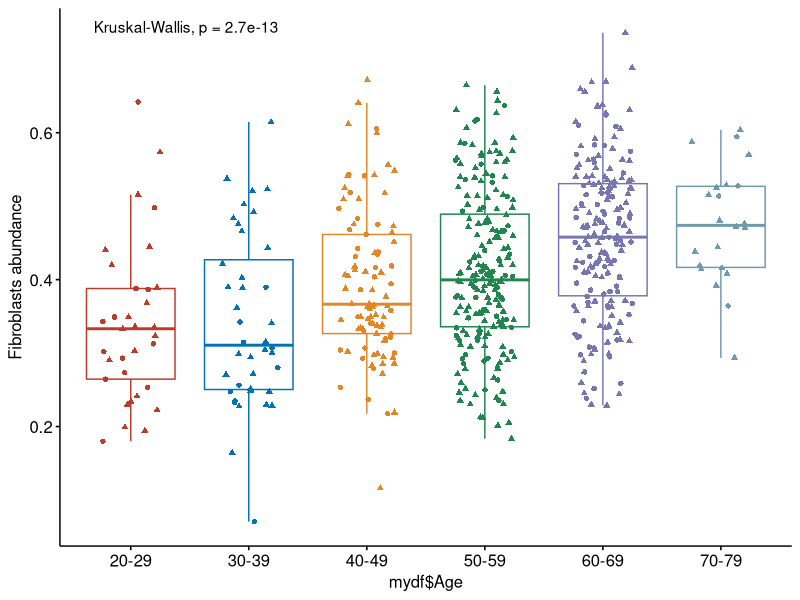
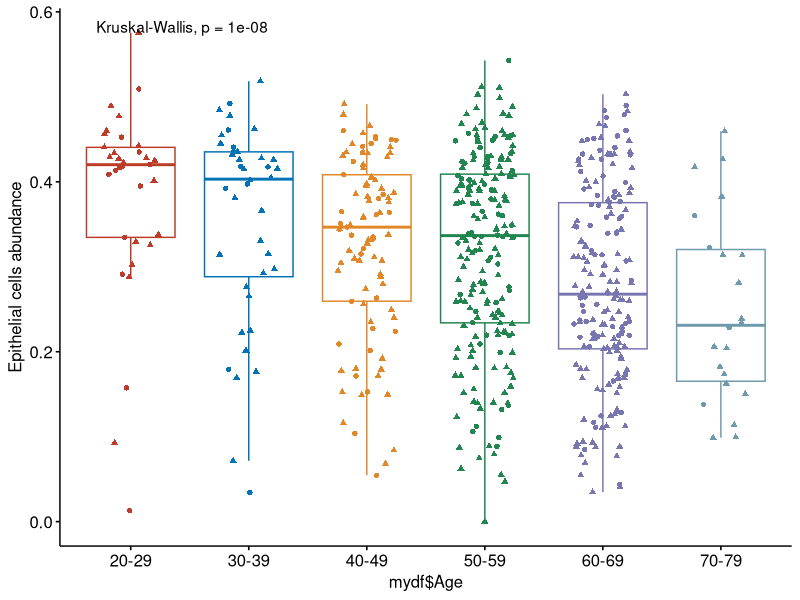
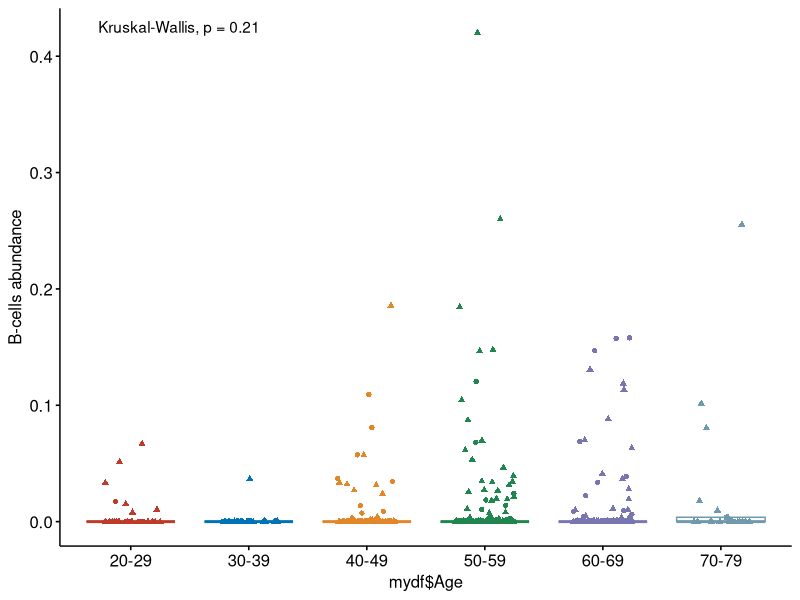
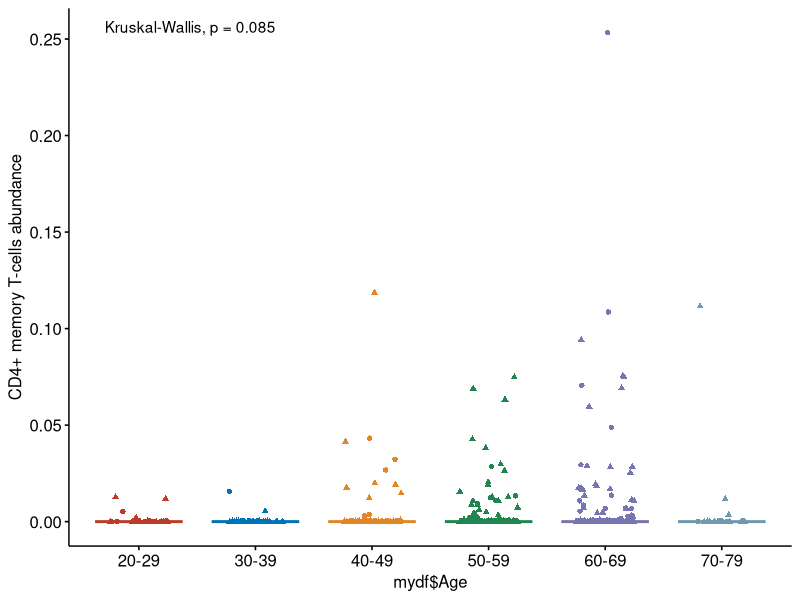
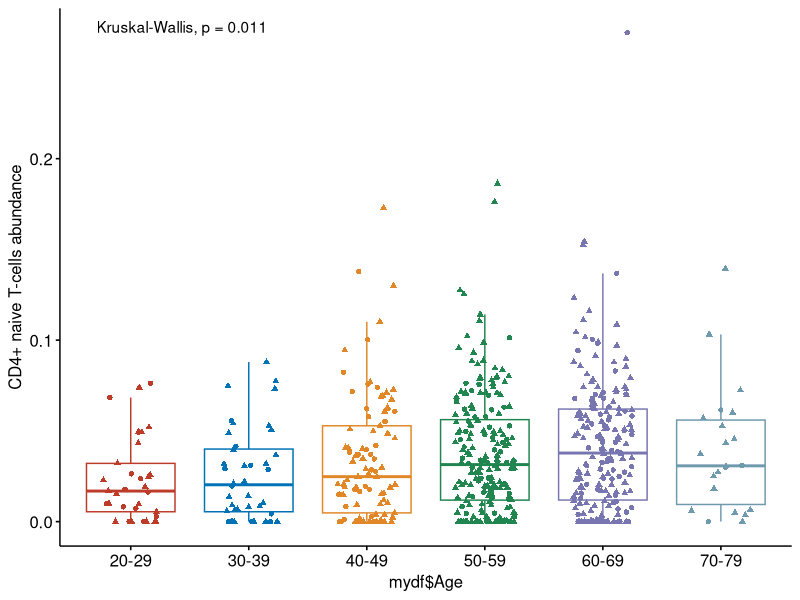
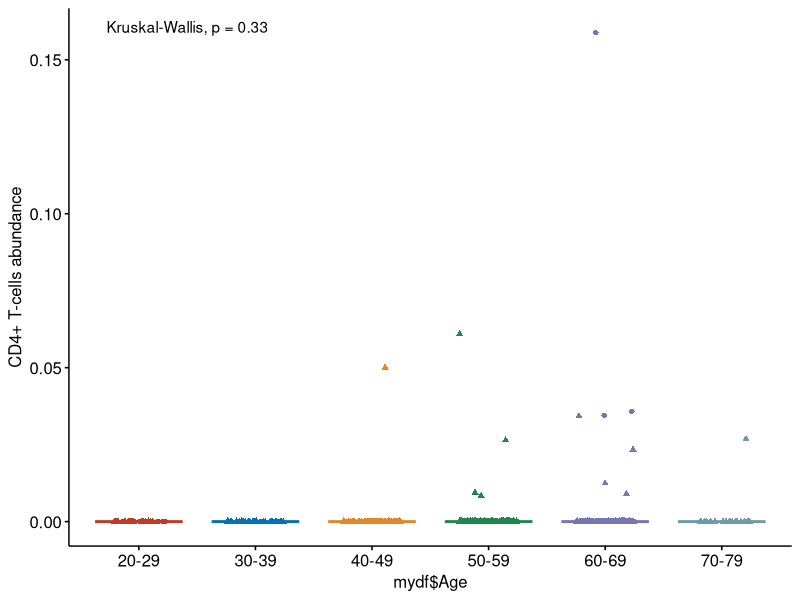
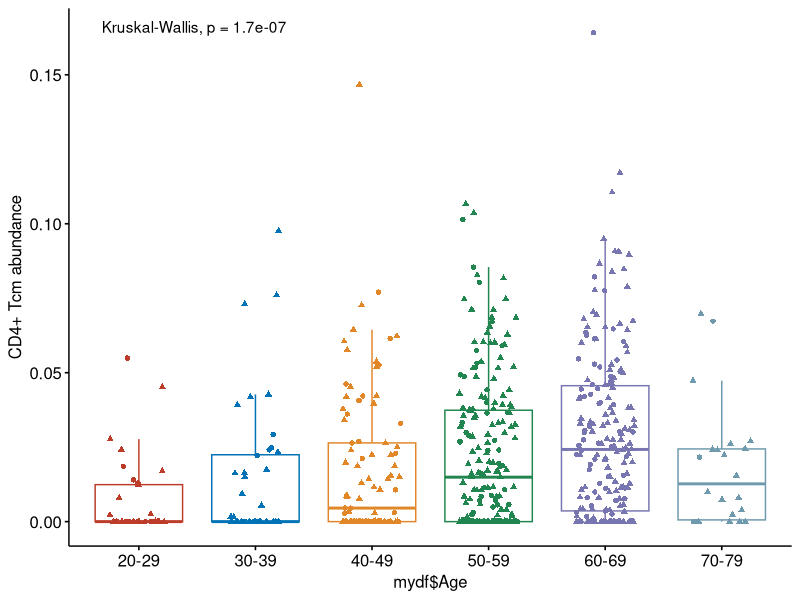
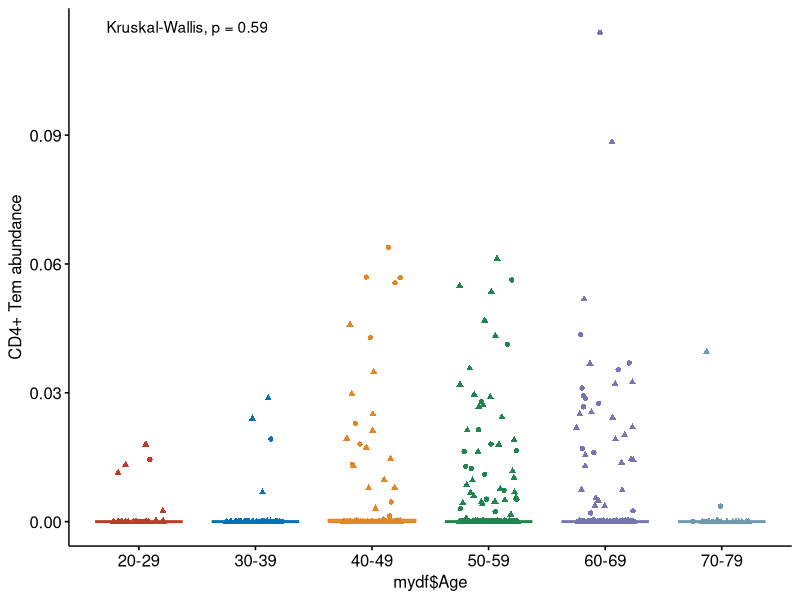

R code for these plots, in order:
#!/usr/bin/Rscript
setwd("C:/CRISPR/COVID19")
#runs two-way anova over each row of the xCell results table
info<-read.table("sample-info.filterTissue.rn.txt",sep="\t",header=TRUE,row.names=1)
data<-read.table("xCell-results.filterTissue.txt",sep="\t",header=TRUE,row.names=1)
infof<-info[rownames(info)%in%colnames(data),]
all(rownames(infof)==colnames(data))

myTissue<-"Lung"
infof2<-infof[infof$simpleTissue == myTissue,]
dataf<-data[,colnames(data)%in%rownames(infof2)]
all(rownames(infof2)==colnames(dataf))
table(cbind(infof2[4:5]))

###specific boxplots
library(ggpubr)
library(tidyr)
library(RColorBrewer)
library(ggsci)

celltypes<-c("Fibroblasts","Epithelial cells","B-cells","CD4+ memory T-cells","CD4+ naive T-cells","CD4+ T-cells","CD4+ Tcm","CD4+ Tem","CD8+ naive T-cells","CD8+ T-cells", "CD8+ Tcm","CD8+ Tem","aDC","cDC","DC","iDC","pDC","Class-switched memory B-cells","CLP","CMP","ly Endothelial cells","Endothelial cells","Macrophages M1","Macrophages M2","Macrophages","Memory B-cells","naive B-cells","Neurons","NK cells","NKT","Plasma cells","Tgd cells","Th1 cells","Th2 cells","Tregs")

for (mycell in celltypes){
    myCell<-mycell
    mydata<-as.numeric(dataf[rownames(dataf)==myCell,])
    mydf<-cbind(infof2[4:5],mydata)
    mydf$combined<-unite(mydf[1:2],col="combined",Age,Gender,sep="_",remove=TRUE)[,1]
    mydf$combined<-as.factor(mydf$combined)
    mydf$logdata<-log2(10*mydf$mydata+1)
    mydf$Age<-as.factor(mydf$Age)
    mycolors<-c("#A6CEE3", "#1F78B4", "#B2DF8A", "#33A02C", "#FB9A99", "#E31A1C", "#FDBF6F", "#FF7F00", "#CAB2D6", "#6A3D9A", "#de956e", "#B15928")

    #combined
    p<-ggplot(mydf,aes( x = mydf$Age, y = mydf$mydata))+geom_boxplot(outlier.shape=NA,aes(color=mydf$Age))+scale_fill_brewer("Set1")+geom_jitter(aes(color=mydf$Age,shape=mydf$Gender),width=0.25,height=0)+ylab(paste(myCell," abundance",sep=""))+scale_color_nejm()+theme_pubr()

    pdf(paste(myCell,"-lung-boxplots.pdf",sep=""),height=5,width=8,useDingbats=FALSE)
    print(ggpar(p,legend="none")+stat_compare_means())
    dev.off()
}